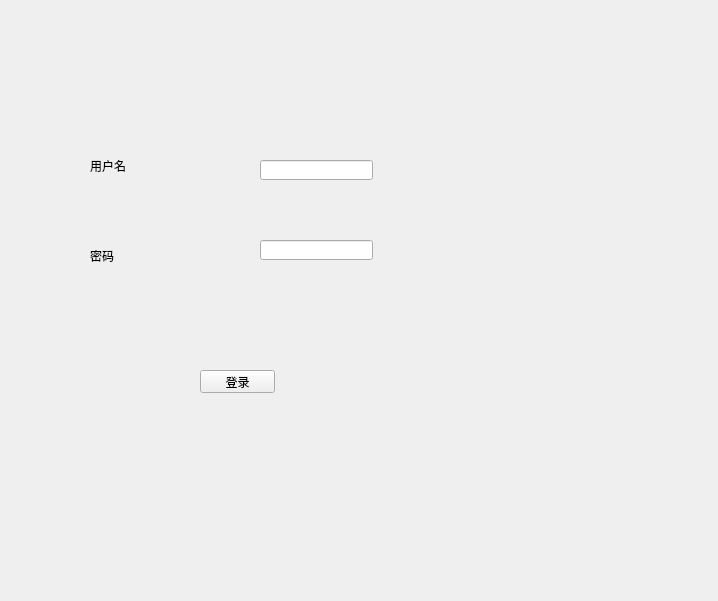
<?xml version="1.0" encoding="UTF-8"?>
<ui version="4.0">
 <class>Form</class>
 <widget class="QWidget" name="Form">
  <property name="geometry">
   <rect>
    <x>0</x>
    <y>0</y>
    <width>718</width>
    <height>601</height>
   </rect>
  </property>
  <property name="windowTitle">
   <string>Form</string>
  </property>
  <widget class="QLabel" name="label">
   <property name="geometry">
    <rect>
     <x>90</x>
     <y>160</y>
     <width>54</width>
     <height>12</height>
    </rect>
   </property>
   <property name="text">
    <string>用户名</string>
   </property>
  </widget>
  <widget class="QLabel" name="label_2">
   <property name="geometry">
    <rect>
     <x>90</x>
     <y>250</y>
     <width>54</width>
     <height>12</height>
    </rect>
   </property>
   <property name="text">
    <string>密码</string>
   </property>
  </widget>
  <widget class="QLineEdit" name="lineEdit">
   <property name="geometry">
    <rect>
     <x>260</x>
     <y>160</y>
     <width>113</width>
     <height>20</height>
    </rect>
   </property>
  </widget>
  <widget class="QLineEdit" name="lineEdit_2">
   <property name="geometry">
    <rect>
     <x>260</x>
     <y>240</y>
     <width>113</width>
     <height>20</height>
    </rect>
   </property>
  </widget>
  <widget class="QPushButton" name="pushButton">
   <property name="geometry">
    <rect>
     <x>200</x>
     <y>370</y>
     <width>75</width>
     <height>23</height>
    </rect>
   </property>
   <property name="text">
    <string>登录</string>
   </property>
  </widget>
 </widget>
 <resources/>
 <connections/>
</ui>
